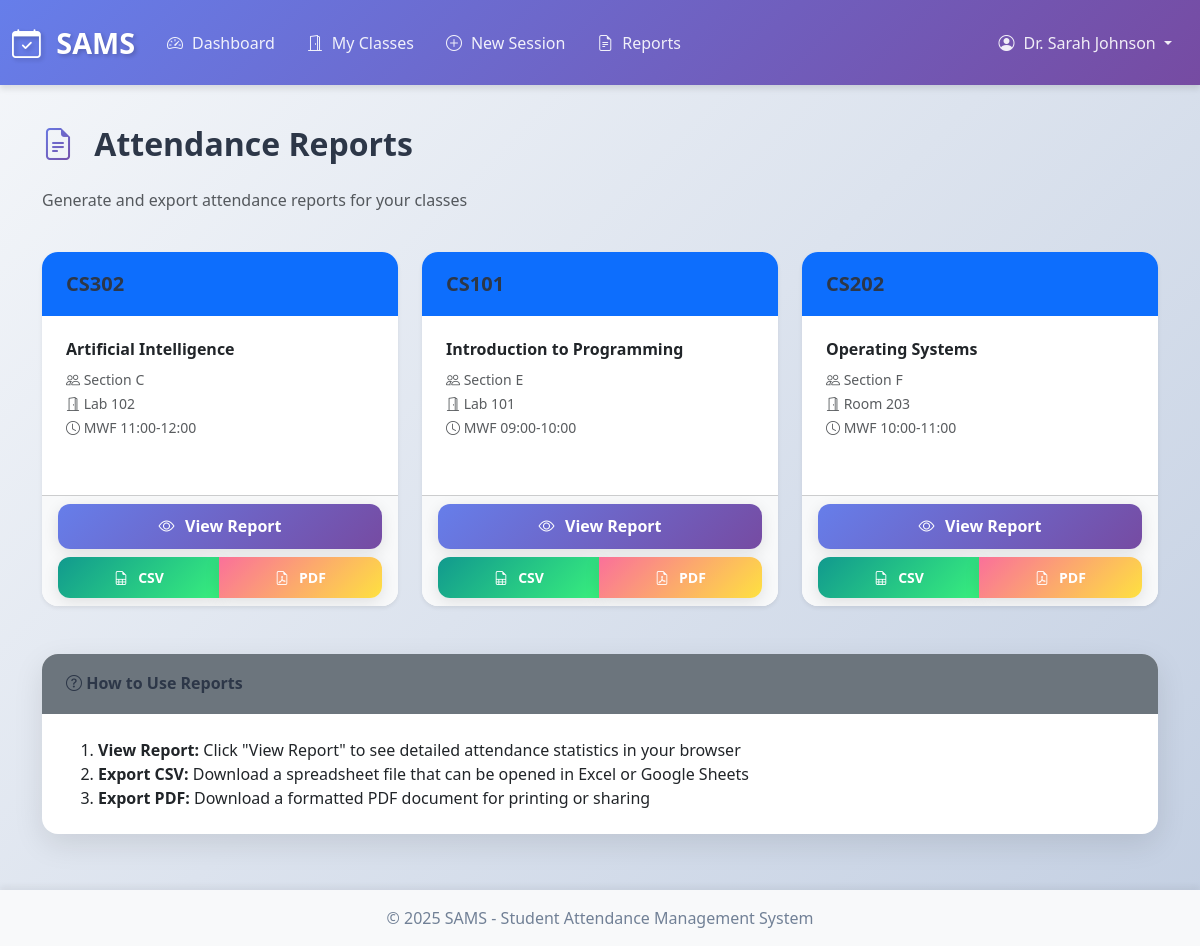
/faculty/reports (signed in), run on the app's committed database.
### app.py (models this page shows)
class User(db.Model):
    __tablename__ = 'users'
    id = db.Column(db.Integer, primary_key=True)
    username = db.Column(db.String(80), unique=True, nullable=False)
    email = db.Column(db.String(120), unique=True, nullable=False)
    password_hash = db.Column(db.String(200), nullable=False)
    role = db.Column(db.String(20), nullable=False)
    full_name = db.Column(db.String(100), nullable=False)
    created_at = db.Column(db.DateTime, default=datetime.utcnow)
    is_active = db.Column(db.Boolean, default=True)

class Class(db.Model):
    __tablename__ = 'classes'
    id = db.Column(db.Integer, primary_key=True)
    course_id = db.Column(db.Integer, db.ForeignKey('courses.id'), nullable=False)
    faculty_id = db.Column(db.Integer, db.ForeignKey('faculty.id'), nullable=False)
    section = db.Column(db.String(10))
    schedule = db.Column(db.String(100))
    room = db.Column(db.String(20))
    course = db.relationship('Course', backref='classes')
    faculty = db.relationship('Faculty', backref='classes')

class Course(db.Model):
    __tablename__ = 'courses'
    id = db.Column(db.Integer, primary_key=True)
    course_code = db.Column(db.String(20), unique=True, nullable=False)
    course_name = db.Column(db.String(100), nullable=False)
    department = db.Column(db.String(100))
    credits = db.Column(db.Integer)
    year = db.Column(db.Integer)
    semester = db.Column(db.Integer)

### app.py (the view)
@app.route('/faculty/reports')
@role_required('faculty')
def faculty_reports():
    faculty = get_current_faculty()
    if not faculty:
        return redirect(url_for('login'))
    my_classes = Class.query.filter_by(faculty_id=faculty.id).all()
    return render_template('faculty/reports.html', classes=my_classes)

### app.py (called while the page is built)
@app.before_request
def check_session_timeout():
    if 'user_id' in session:
        session.permanent = True
        last_activity = session.get('last_activity')
        if last_activity:
            last_activity_time = datetime.fromisoformat(last_activity)
            if datetime.now() - last_activity_time > timedelta(minutes=30):
                session.clear()
                flash('Your session has expired. Please log in again.', 'warning')
                return redirect(url_for('login'))
        session['last_activity'] = datetime.now().isoformat()

def role_required(*roles):
    def decorator(f):
        @wraps(f)
        def decorated_function(*args, **kwargs):
            if 'user_id' not in session:
                flash('Please log in to access this page.', 'warning')
                return redirect(url_for('login'))
            user = User.query.get(session['user_id'])
            if user.role not in roles:
                flash('You do not have permission to access this page.', 'danger')
                return redirect(url_for('dashboard'))
            return f(*args, **kwargs)
        return decorated_function
    return decorator

def get_current_faculty():
    faculty = Faculty.query.filter_by(user_id=session.get('user_id')).first()
    if not faculty:
        session.clear()
        flash('Faculty profile not found. Please contact admin.', 'danger')
        return None
    return faculty

### templates/faculty/reports.html (shortened to what this page needs)
{% extends "base.html" %}
{% block content %}
<div class="row mb-4">
    <div class="col-md-12">
        <h2><i class="bi bi-file-earmark-text"></i> Attendance Reports</h2>
        <p class="text-muted">Generate and export attendance reports for your classes</p>
    </div>
</div>
{% if classes %}
<div class="row">
    {% for class in classes %}
    <div class="col-md-6 col-lg-4 mb-4">
        <div class="card h-100 shadow-sm">
            <div class="card-header bg-primary text-white">
                <h5 class="mb-0">{{ class.course.course_code }}</h5>
            </div>
            <div class="card-body">
                <h6 class="card-title">{{ class.course.course_name }}</h6>
                <p class="card-text">
                    <small class="text-muted">
                        <i class="bi bi-people"></i> Section {{ class.section }}<br>
                        <i class="bi bi-door-open"></i> {{ class.room }}<br>
                        <i class="bi bi-clock"></i> {{ class.schedule }}
                    </small>
                </p>
            </div>
            <div class="card-footer bg-light">
                <div class="d-grid gap-2">
                    <a href="{{ url_for('faculty_class_report', class_id=class.id) }}" class="btn btn-primary">
                        <i class="bi bi-eye"></i> View Report
                    </a>
                    <div class="btn-group" role="group">
                        <a href="{{ url_for('faculty_export_csv', class_id=class.id) }}" class="btn btn-success btn-sm">
                            <i class="bi bi-file-earmark-spreadsheet"></i> CSV
                        </a>
                        <a href="{{ url_for('faculty_export_pdf', class_id=class.id) }}" class="btn btn-danger btn-sm">
                            <i class="bi bi-file-earmark-pdf"></i> PDF
                        </a>
                    </div>
                </div>
            </div>
        </div>
    </div>
    {% endfor %}
</div>
{% else %}
<div class="alert alert-info">
    <h5><i class="bi bi-info-circle"></i> No Classes Found</h5>
    <p>You don't have any classes assigned yet. Please contact the administrator.</p>
</div>
{% endif %}
<div class="card mt-4">
    <div class="card-header bg-secondary text-white">
        <h6 class="mb-0"><i class="bi bi-question-circle"></i> How to Use Reports</h6>
    </div>
    <div class="card-body">
        <ol class="mb-0">
            <li><strong>View Report:</strong> Click "View Report" to see detailed attendance statistics in your browser</li>
            <li><strong>Export CSV:</strong> Download a spreadsheet file that can be opened in Excel or Google Sheets</li>
            <li><strong>Export PDF:</strong> Download a formatted PDF document for printing or sharing</li>
        </ol>
    </div>
</div>
{% endblock %}

### templates/base.html (shortened to what this page needs)
<!DOCTYPE html>
<html lang="en">
<head>
    <link href="https://cdn.jsdelivr.net/npm/bootstrap@5.3.0/dist/css/bootstrap.min.css" rel="stylesheet">
    <link rel="stylesheet" href="https://cdn.jsdelivr.net/npm/bootstrap-icons@1.10.0/font/bootstrap-icons.css">
    <link rel="stylesheet" href="{{ url_for('static', filename='css/style.css') }}">
</head>
<body>
    {% if session.user_id %}
    <nav class="navbar navbar-expand-lg navbar-dark bg-primary">
        <div class="container-fluid">
            <a class="navbar-brand" href="{{ url_for('dashboard') }}">
                <i class="bi bi-calendar-check"></i> SAMS
            </a>
            <div class="collapse navbar-collapse" id="navbarNav">
                <ul class="navbar-nav me-auto">
                    {% if session.role == 'admin' %}
                    <li class="nav-item">
                        <a class="nav-link" href="{{ url_for('admin_dashboard') }}">
                            <i class="bi bi-speedometer2"></i> Dashboard
                        </a>
                    </li>
                    <li class="nav-item">
                        <a class="nav-link" href="{{ url_for('admin_users') }}">
                            <i class="bi bi-people"></i> Users
                        </a>
                    </li>
                    <li class="nav-item">
                        <a class="nav-link" href="{{ url_for('admin_courses') }}">
                            <i class="bi bi-book"></i> Courses
                        </a>
                    </li>
                    <li class="nav-item">
                        <a class="nav-link" href="{{ url_for('admin_classes') }}">
                            <i class="bi bi-door-open"></i> Classes
                        </a>
                    </li>
                    <li class="nav-item">
                        <a class="nav-link" href="{{ url_for('admin_reports') }}">
                            <i class="bi bi-file-earmark-text"></i> Reports
                        </a>
                    </li>
                    {% elif session.role == 'faculty' %}
                    <li class="nav-item">
                        <a class="nav-link" href="{{ url_for('faculty_dashboard') }}">
                            <i class="bi bi-speedometer2"></i> Dashboard
                        </a>
                    </li>
                    <li class="nav-item">
                        <a class="nav-link" href="{{ url_for('faculty_classes') }}">
                            <i class="bi bi-door-open"></i> My Classes
                        </a>
                    </li>
                    <li class="nav-item">
                        <a class="nav-link" href="{{ url_for('faculty_create_session') }}">
                            <i class="bi bi-plus-circle"></i> New Session
                        </a>
                    </li>
                    <li class="nav-item">
                        <a class="nav-link" href="{{ url_for('faculty_reports') }}">
                            <i class="bi bi-file-earmark-text"></i> Reports
                        </a>
                    </li>
                    {% endif %}
                </ul>
                <ul class="navbar-nav">
                    <li class="nav-item dropdown">
                        <a class="nav-link dropdown-toggle" href="#" id="navbarDropdown" role="button" data-bs-toggle="dropdown">
                            <i class="bi bi-person-circle"></i> {{ session.full_name }}
                        </a>
                    </li>
                </ul>
            </div>
        </div>
    </nav>
    {% endif %}
    <main class="container my-4">
        {% block content %}{% endblock %}
    </main>
    <footer class="footer mt-auto py-3 bg-light">
        <div class="container text-center">
            <span class="text-muted">© 2025 SAMS - Student Attendance Management System</span>
        </div>
    </footer>
</body>
</html>

### static/css/style.css (style rules this page uses)
:root { --primary-gradient: linear-gradient(135deg, #667eea 0%, #764ba2 100%); --success-gradient: linear-gradient(135deg, #11998e 0%, #38ef7d 100%); --info-gradient: linear-gradient(135deg, #2193b0 0%, #6dd5ed 100%); --warning-gradient: linear-gradient(135deg, #f093fb 0%, #f5576c 100%); --danger-gradient: linear-gradient(135deg, #fa709a 0%, #fee140 100%); --dark-gradient: linear-gradient(135deg, #434343 0%, #000000 100%); }
* { margin: 0; padding: 0; box-sizing: border-box; }
body { background: linear-gradient(135deg, #f5f7fa 0%, #c3cfe2 100%); min-height: 100vh; display: flex; flex-direction: column; font-family: 'Segoe UI', Tahoma, Geneva, Verdana, sans-serif; color: #2d3748; }
main { flex: 1; }
.navbar { background: var(--primary-gradient) !important; box-shadow: 0 4px 6px rgba(0,0,0,0.1); padding: 1rem 0; }
.navbar-brand { font-weight: 700; font-size: 1.8rem; color: white !important; text-shadow: 2px 2px 4px rgba(0,0,0,0.2); transition: transform 0.3s ease; }
.navbar-brand i { margin-right: 0.5rem; animation: pulse 2s infinite; }
.nav-link { color: rgba(255,255,255,0.9) !important; font-weight: 500; transition: all 0.3s ease; padding: 0.5rem 1rem !important; border-radius: 0.5rem; }
.nav-link i { margin-right: 0.3rem; }
.card { border: none; border-radius: 1rem; box-shadow: 0 10px 30px rgba(0,0,0,0.1); margin-bottom: 2rem; transition: all 0.3s ease; overflow: hidden; }
.card-header { font-weight: 600; font-size: 1.1rem; border-bottom: none; padding: 1.25rem 1.5rem; }
.card-body { padding: 1.5rem; }
.btn { border-radius: 0.75rem; padding: 0.65rem 1.5rem; font-weight: 600; transition: all 0.3s ease; border: none; box-shadow: 0 4px 15px rgba(0,0,0,0.1); }
.btn-primary { background: var(--primary-gradient); }
.btn-success { background: var(--success-gradient); }
.btn-danger { background: var(--danger-gradient); }
.btn i { margin-right: 0.4rem; }
.footer { background: white; padding: 2rem 0; margin-top: 3rem; box-shadow: 0 -4px 6px rgba(0,0,0,0.05); }
.footer .text-muted { color: #718096 !important; font-weight: 500; }
h1, h2, h3, h4, h5, h6 { color: #2d3748; font-weight: 700; margin-bottom: 1.5rem; }
h2 { font-size: 2rem; }
h2 i { margin-right: 0.75rem; background: var(--primary-gradient); -webkit-background-clip: text; -webkit-text-fill-color: transparent; background-clip: text; }

### data on the page
User: full_name "Dr. Sarah Johnson"
Class: course.course_code "CS302", course.course_name "Artificial Intelligence", section "C", room "Lab 102", schedule "MWF 11:00-12:00"
Class: course.course_code "CS101", course.course_name "Introduction to Programming", section "E", room "Lab 101", schedule "MWF 09:00-10:00"
Class: course.course_code "CS202", course.course_name "Operating Systems", section "F", room "Room 203", schedule "MWF 10:00-11:00"
